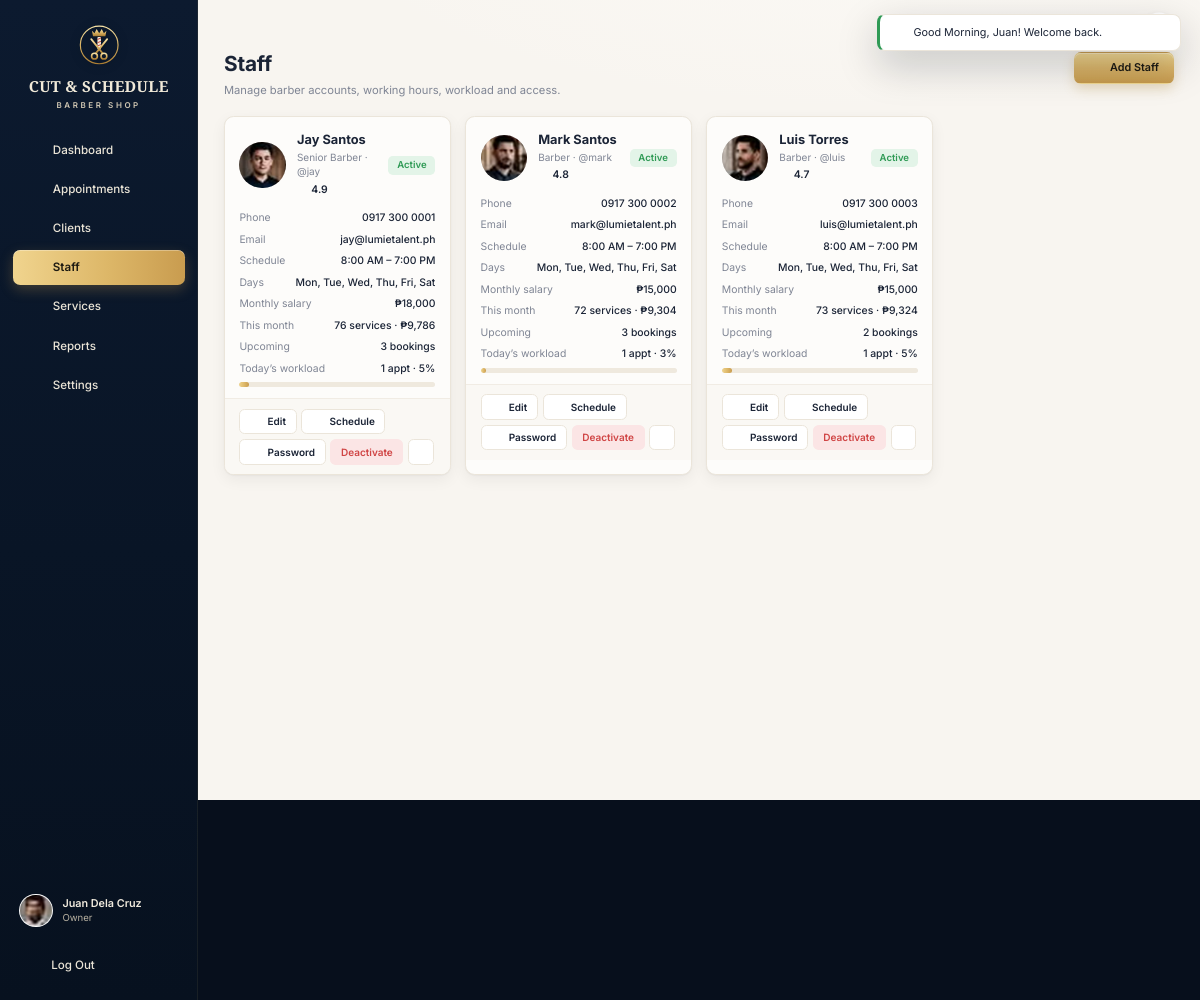
Page /owner/staff.php (signed in) on the committed database.
### tables this page shows
CREATE TABLE users (
  id               INT AUTO_INCREMENT PRIMARY KEY,
  name             VARCHAR(100) NOT NULL,
  username         VARCHAR(100) UNIQUE NOT NULL,
  email            VARCHAR(150) UNIQUE NOT NULL,
  phone            VARCHAR(30)  NULL,
  password         VARCHAR(255) NOT NULL,
  role             ENUM('owner','staff','client') NOT NULL,
  status           ENUM('active','inactive') DEFAULT 'active',
  avatar           VARCHAR(255) NULL,
  remember_token   VARCHAR(64)  NULL,
  remember_expires DATETIME     NULL,
  created_at       DATETIME DEFAULT CURRENT_TIMESTAMP,
  updated_at       DATETIME DEFAULT CURRENT_TIMESTAMP ON UPDATE CURRENT_TIMESTAMP
);

CREATE TABLE staff_profiles (
  user_id     INT PRIMARY KEY,
  position    VARCHAR(60) NOT NULL DEFAULT 'Barber',
  salary      DECIMAL(10,2) NOT NULL DEFAULT 0,
  rating      DECIMAL(2,1) NOT NULL DEFAULT 5.0,
  work_start  TIME NOT NULL DEFAULT '08:00:00',
  work_end    TIME NOT NULL DEFAULT '19:00:00',
  work_days   VARCHAR(20) NOT NULL DEFAULT '1,2,3,4,5,6',
  bio         VARCHAR(255) NULL,
  CONSTRAINT fk_staff_user FOREIGN KEY (user_id) REFERENCES users(id) ON DELETE CASCADE
);

### owner/staff.php (the view, shortened to what the rows shown need)
<?php
require __DIR__ . '/../includes/bootstrap.php';
$user = Auth::requireRole('owner');
$today = date('Y-m-d');
$monthStart = date('Y-m-01');
$staff = array_map(fn($r) => new Barber($r), Database::all("SELECT * FROM users WHERE role = 'staff' ORDER BY status, id"));
$stats = [];
foreach (Database::all(
    "SELECT barber_id,
            SUM(appointment_date = ? AND status <> 'cancelled') AS today_cnt,
            SUM(CASE WHEN appointment_date = ? AND status <> 'cancelled' THEN TIME_TO_SEC(TIMEDIFF(end_time, start_time)) / 60 ELSE 0 END) AS today_min,
            SUM(appointment_date >= ? AND status = 'completed') AS month_cnt,
            SUM(CASE WHEN appointment_date >= ? AND status = 'completed' THEN total_price ELSE 0 END) AS month_total,
            SUM(appointment_date >= ? AND status IN ('pending','confirmed')) AS upcoming
     FROM appointments GROUP BY barber_id",
    [$today, $today, $monthStart, $monthStart, $today]
) as $r) {
    $stats[(int) $r['barber_id']] = $r;
}
$days = day_names();
require __DIR__ . '/../includes/header.php';
?>
<div class="page-head">
  <div>
    <h1>Staff</h1>
  </div>
</div>
<div class="staff-grid">
  <?php foreach ($staff as $b):
      $s = $stats[$b->getId()] ?? ['today_cnt' => 0, 'today_min' => 0, 'month_cnt' => 0, 'month_total' => 0, 'upcoming' => 0];
      $shiftMin = max(1, (strtotime($b->getWorkEnd()) - strtotime($b->getWorkStart())) / 60);
      $load = min(100, round($s['today_min'] / $shiftMin * 100));
      $fill = json_encode([
          'staff_id' => $b->getId(), 'name' => $b->getName(), 'username' => $b->getUsername(), 'email' => $b->getEmail(), 'phone' => $b->getPhone() ?? '',
          'position' => $b->getPosition(), 'salary' => $b->getSalary($user), 'rating' => $b->getRating(),
          'work_start' => substr($b->getWorkStart(), 0, 5), 'work_end' => substr($b->getWorkEnd(), 0, 5), 'work_days' => $b->getWorkDays(),
          'bio' => $b->getBio() ?? '', 'avatar_preview' => media_url($b->getAvatar()) ?? url('assets/img/logo-monogram.png'),
      ]);
      $dayList = implode(', ', array_map(fn($d) => $days[$d], $b->getWorkDays()));
  ?>
    <article class="card staff-card">
      <div class="sc-top">
        <?= avatar($b->getName(), $b->getAvatar(), 58) ?>
        <div style="flex:1;min-width:0">
          <strong><?= e($b->getName()) ?></strong>
          <small><?= e($b->getPosition()) ?> · @<?= e($b->getUsername()) ?></small>
          <span class="rating-inline"><?= icon('star', '', 14) ?> <?= number_format($b->getRating(), 1) ?></span>
        </div>
        <span class="badge badge-<?= e($b->getStatus()) ?>"><?= $b->isActive() ? 'Active' : 'Inactive' ?></span>
      </div>
      <div class="sc-body">
        <div class="sc-row"><span>Phone</span><span><?= e($b->getPhone() ?: '—') ?></span></div>
        <div class="sc-row"><span>Email</span><span><?= e($b->getEmail()) ?></span></div>
        <div class="sc-row"><span>Schedule</span><span><?= e(fmt_time($b->getWorkStart())) ?> – <?= e(fmt_time($b->getWorkEnd())) ?></span></div>
        <div class="sc-row"><span>Days</span><span><?= e($dayList ?: '—') ?></span></div>
        <div class="sc-row"><span>Monthly salary</span><span><?= peso($b->getSalary($user)) ?></span></div>
        <div class="sc-row"><span>This month</span><span><?= (int) $s['month_cnt'] ?> services · <?= peso($s['month_total']) ?></span></div>
        <div class="sc-row"><span>Upcoming</span><span><?= (int) $s['upcoming'] ?> booking<?= (int) $s['upcoming'] === 1 ? '' : 's' ?></span></div>
        <div class="sc-row"><span>Today’s workload</span><span><?= (int) $s['today_cnt'] ?> appt · <?= $load ?>%</span></div>
        <div class="workload"><i style="width:<?= $load ?>%"></i></div>
      </div>
      <div class="sc-foot">
        <button class="btn btn-outline btn-sm" type="button" data-modal-open="staffModal" data-title="Edit Staff" data-fill="<?= e($fill) ?>"><?= icon('pencil', '', 14) ?> Edit</button>
        <a class="btn btn-outline btn-sm" href="<?= url('owner/appointments.php?barber=' . $b->getId()) ?>"><?= icon('calendar-days', '', 14) ?> Schedule</a>
        <button class="btn btn-outline btn-sm" type="button" data-modal-open="pwModal" data-fill="<?= e(json_encode(['staff_id' => $b->getId(), 'pw_name' => $b->getName()])) ?>"><?= icon('lock', '', 14) ?> Password</button>
        <form class="inline" method="post" data-confirm="<?= $b->isActive() ? 'Deactivate ' . e($b->getName()) . '? They will not be able to sign in or receive bookings.' : 'Reactivate ' . e($b->getName()) . '?' ?>" <?= $b->isActive() ? 'data-confirm-style="danger" data-confirm-label="Deactivate"' : '' ?>>
          <button class="btn btn-sm <?= $b->isActive() ? 'btn-danger' : 'btn-success' ?>" type="submit"><?= $b->isActive() ? 'Deactivate' : 'Activate' ?></button>
        </form>
        <form class="inline" method="post" data-confirm="Delete <?= e($b->getName()) ?>’s account permanently?" data-confirm-style="danger" data-confirm-label="Delete">
          <button class="icon-action danger" type="submit" title="Delete account"><?= icon('trash', '', 15) ?></button>
        </form>
      </div>
    </article>
  <?php endforeach; ?>
</div>
<?php require __DIR__ . '/../includes/footer.php'; ?>

### includes/header.php (shortened to what the rows shown need)
<?php
$role = $user->getRole();
$profileUrl = ['owner' => 'owner/settings.php', 'staff' => 'staff/profile.php', 'client' => 'client/profile.php'][$role];
?>
<!doctype html>
<html lang="en">
<head>
  <link rel="stylesheet" href="<?= asset('assets/css/app.css') ?>">
</head>
<body class="app role-<?= e($role) ?>" data-base="<?= e(BASE_URL) ?>"<?= !empty($fitScreen) ? ' data-fit' : '' ?>>
<div class="app-shell">
  <aside class="sidebar" id="sidebar">
      <?php foreach (nav_items($role) as [$key, $label, $href, $ico]): ?>
          <?= icon($ico, '', 20) ?><span><?= e($label) ?></span>
      <?php endforeach; ?>
    <div class="sidebar-foot">
      <a class="sidebar-user" href="<?= url($profileUrl) ?>">
        <?= avatar($user->getName(), $user->getAvatar(), 42) ?>
        <span>
          <strong><?= e($user->getName()) ?></strong>
          <small><?= e($user->roleLabel()) ?></small>
        </span>
      </a>
    </div>
  </aside>
  <div class="main">
    <main class="content">

### includes/functions.php (shortened to what the rows shown need)
<?php
function e($value): string
{
    return htmlspecialchars((string) ($value ?? ''), ENT_QUOTES, 'UTF-8');
}
function url(string $path = ''): string
{
    return BASE_URL . '/' . ltrim($path, '/');
}
function asset(string $path): string
{
    $file = APP_ROOT . '/' . ltrim($path, '/');
    $v = is_file($file) ? filemtime($file) : 1;
    return url($path) . '?v=' . $v;
}
function peso($amount): string
{
    $amount = (float) $amount;
    $decimals = abs($amount - round($amount)) < 0.005 ? 0 : 2;
    return '₱' . number_format($amount, $decimals);
}
function fmt_time(?string $time, bool $pad = false): string
{
    return date($pad ? 'h:i A' : 'g:i A', strtotime('2000-01-01 ' . $time));
}
function media_url(?string $path): ?string
{
    return is_file(APP_ROOT . '/' . $path) ? url($path) : null;
}
function avatar(?string $name, ?string $path = null, int $size = 40, string $class = ''): string
{
    $src = media_url($path);
    $style = "width:{$size}px;height:{$size}px;";
    if ($src) {
        return '<img class="avatar ' . e($class) . '" src="' . e($src) . '" alt="' . e($name) . '" style="' . $style . '">';
    }
    $fs = max(10, (int) round($size * 0.38));
    return '<span class="avatar avatar-initials ' . e($class) . '" style="' . $style . 'font-size:' . $fs . 'px">' . e(initials($name ?? '?')) . '</span>';
}
function day_names(): array
{
    return [1 => 'Mon', 2 => 'Tue', 3 => 'Wed', 4 => 'Thu', 5 => 'Fri', 6 => 'Sat', 7 => 'Sun'];
}

### includes/icons.php (shortened to what the rows shown need)
<?php
function icon(string $name, string $class = '', int $size = 20, float $stroke = 1.8): string
{
    static $paths = null;
    $body = $paths[$name] ?? $paths['info'];
    $cls = trim('icon ' . $class);
    return '<svg class="' . $cls . '" width="' . $size . '" height="' . $size . '" viewBox="0 0 24 24" fill="none" stroke="currentColor" stroke-width="' . $stroke . '" stroke-linecap="round" stroke-linejoin="round" aria-hidden="true">' . $body . '</svg>';
}

### rows in the picture
users: avatar (picture), name "Juan Dela Cruz"
users: avatar (picture), name "Jay Santos", username "jay", $size 14 (drawn), status "Active", phone "0917 300 0001", email "jay@lumietalent.ph", dayList "Mon, Tue, Wed, Thu, Fri, Sat", month_cnt "76", month_total "₱9,786", upcoming "3", today_cnt "1", load "5"
staff_profiles: position "Senior Barber", rating "4.9", work_start "8:00 AM", work_end "7:00 PM", salary "₱18,000"
users: avatar (picture), name "Mark Santos", username "mark", $size 14 (drawn), status "Active", phone "0917 300 0002", email "mark@lumietalent.ph", dayList "Mon, Tue, Wed, Thu, Fri, Sat", month_cnt "72", month_total "₱9,304", id "3", today_cnt "1"
staff_profiles: position "Barber", rating "4.8", work_start "8:00 AM", work_end "7:00 PM", salary "₱15,000"
users: avatar (picture), name "Luis Torres", username "luis", $size 14 (drawn), status "Active", phone "0917 300 0003", email "luis@lumietalent.ph", dayList "Mon, Tue, Wed, Thu, Fri, Sat", month_cnt "73", month_total "₱9,324", upcoming "2", today_cnt "1", load "5"
staff_profiles: position "Barber", rating "4.7", work_start "8:00 AM", work_end "7:00 PM", salary "₱15,000"

### other values in the picture
$label "Dashboard"
$label "Appointments"
$label "Clients"
$label "Staff"
$label "Services"
$label "Reports"
$label "Settings"
$user->roleLabel() "Owner"
$f['message'] "Good Morning, Juan! Welcome back."
